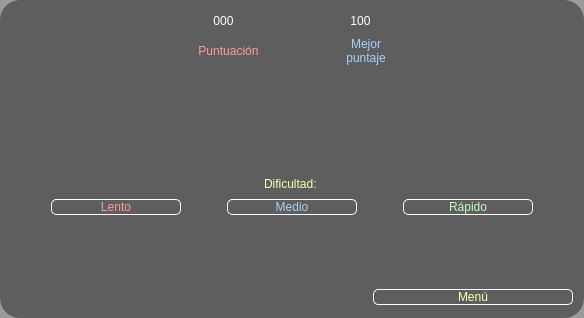
              <widget class="QWidget" name="un_jugador">
               <property name="styleSheet">
                <string notr="true">QWidget {
	background-color: rgba(0, 0, 0, 100); 
	border-radius:20px;
}

QPushButton {
	font: 87 20pt &quot;Txt&quot;;
	background-color: #000000ff;
}

QPushButton:hover {
	background-color: black;
}</string>
               </property>
               <layout class="QVBoxLayout" name="verticalLayout_5">
                <item>
                 <layout class="QHBoxLayout" name="horizontalLayout_11">
                  <item>
                   <spacer name="horizontalSpacer_22">
                    <property name="orientation">
                     <enum>Qt::Horizontal</enum>
                    </property>
                    <property name="sizeHint" stdset="0">
                     <size>
                      <width>40</width>
                      <height>20</height>
                     </size>
                    </property>
                   </spacer>
                  </item>
                  <item>
                   <layout class="QHBoxLayout" name="horizontalLayout_6">
                    <item>
                     <widget class="QLabel" name="label_6">
                      <property name="styleSheet">
                       <string notr="true">font: 700 35pt &quot;MS Sans Serif&quot;;
color: rgb(255, 255, 255);
background-color: #000000ff;
</string>
                      </property>
                      <property name="text">
                       <string>000</string>
                      </property>
                      <property name="alignment">
                       <set>Qt::AlignCenter</set>
                      </property>
                     </widget>
                    </item>
                    <item>
                     <spacer name="horizontalSpacer_9">
                      <property name="orientation">
                       <enum>Qt::Horizontal</enum>
                      </property>
                      <property name="sizeType">
                       <enum>QSizePolicy::Fixed</enum>
                      </property>
                      <property name="sizeHint" stdset="0">
                       <size>
                        <width>110</width>
                        <height>20</height>
                       </size>
                      </property>
                     </spacer>
                    </item>
                    <item>
                     <widget class="QLabel" name="label_8">
                      <property name="styleSheet">
                       <string notr="true">font: 700 35pt &quot;MS Sans Serif&quot;;
color: rgb(255, 255, 255);
background-color: #000000ff;
</string>
                      </property>
                      <property name="text">
                       <string>100</string>
                      </property>
                      <property name="alignment">
                       <set>Qt::AlignCenter</set>
                      </property>
                     </widget>
                    </item>
                   </layout>
                  </item>
                  <item>
                   <spacer name="horizontalSpacer_21">
                    <property name="orientation">
                     <enum>Qt::Horizontal</enum>
                    </property>
                    <property name="sizeHint" stdset="0">
                     <size>
                      <width>40</width>
                      <height>20</height>
                     </size>
                    </property>
                   </spacer>
                  </item>
                 </layout>
                </item>
                <item>
                 <layout class="QHBoxLayout" name="horizontalLayout_12">
                  <item>
                   <spacer name="horizontalSpacer_19">
                    <property name="orientation">
                     <enum>Qt::Horizontal</enum>
                    </property>
                    <property name="sizeHint" stdset="0">
                     <size>
                      <width>40</width>
                      <height>20</height>
                     </size>
                    </property>
                   </spacer>
                  </item>
                  <item>
                   <layout class="QHBoxLayout" name="horizontalLayout_5">
                    <item>
                     <widget class="QLabel" name="label_7">
                      <property name="styleSheet">
                       <string notr="true">font: 87 20pt &quot;Txt&quot;;
color: rgb(255, 156, 156);
background-color: #000000ff;</string>
                      </property>
                      <property name="text">
                       <string>Puntuación</string>
                      </property>
                      <property name="alignment">
                       <set>Qt::AlignCenter</set>
                      </property>
                     </widget>
                    </item>
                    <item>
                     <spacer name="horizontalSpacer_8">
                      <property name="orientation">
                       <enum>Qt::Horizontal</enum>
                      </property>
                      <property name="sizeHint" stdset="0">
                       <size>
                        <width>30</width>
                        <height>20</height>
                       </size>
                      </property>
                     </spacer>
                    </item>
                    <item>
                     <widget class="QLabel" name="label_9">
                      <property name="styleSheet">
                       <string notr="true">font: 87 20pt &quot;Txt&quot;;
color: rgb(165, 210, 255);
background-color: #000000ff;

	</string>
                      </property>
                      <property name="text">
                       <string>Mejor 
puntaje</string>
                      </property>
                      <property name="alignment">
                       <set>Qt::AlignCenter</set>
                      </property>
                     </widget>
                    </item>
                   </layout>
                  </item>
                  <item>
                   <spacer name="horizontalSpacer_20">
                    <property name="orientation">
                     <enum>Qt::Horizontal</enum>
                    </property>
                    <property name="sizeHint" stdset="0">
                     <size>
                      <width>40</width>
                      <height>20</height>
                     </size>
                    </property>
                   </spacer>
                  </item>
                 </layout>
                </item>
                <item>
                 <spacer name="verticalSpacer_7">
                  <property name="orientation">
                   <enum>Qt::Vertical</enum>
                  </property>
                  <property name="sizeType">
                   <enum>QSizePolicy::Fixed</enum>
                  </property>
                  <property name="sizeHint" stdset="0">
                   <size>
                    <width>20</width>
                    <height>40</height>
                   </size>
                  </property>
                 </spacer>
                </item>
                <item>
                 <layout class="QHBoxLayout" name="horizontalLayout_4">
                  <item>
                   <spacer name="horizontalSpacer_6">
                    <property name="orientation">
                     <enum>Qt::Horizontal</enum>
                    </property>
                    <property name="sizeHint" stdset="0">
                     <size>
                      <width>40</width>
                      <height>20</height>
                     </size>
                    </property>
                   </spacer>
                  </item>
                  <item>
                   <widget class="QPushButton" name="iniciar_1jugador">
                    <property name="maximumSize">
                     <size>
                      <width>70</width>
                      <height>70</height>
                     </size>
                    </property>
                    <property name="styleSheet">
                     <string notr="true">QPushButton:hover {
	background-color: qradialgradient(spread:pad, cx:0.5, cy:0.5, radius:0.5, fx:0.5, fy:0.5, stop:0 rgba(0, 255, 69, 255), stop:0.375 rgba(215, 255, 208, 117), stop:0.44 rgba(142, 252, 128, 80), stop:0.710227 rgba(173, 255, 162, 135), stop:0.727273 rgba(255, 255, 255, 255), stop:0.795455 rgba(132, 255, 165, 156), stop:1 rgba(255, 255, 255, 0));
	border-radius:20px;
}</string>
                    </property>
                    <property name="text">
                     <string/>
                    </property>
                    <property name="icon">
                     <iconset>
                      <normaloff>imagenes/play.png</normaloff>imagenes/play.png</iconset>
                    </property>
                    <property name="iconSize">
                     <size>
                      <width>70</width>
                      <height>70</height>
                     </size>
                    </property>
                   </widget>
                  </item>
                  <item>
                   <spacer name="horizontalSpacer_7">
                    <property name="orientation">
                     <enum>Qt::Horizontal</enum>
                    </property>
                    <property name="sizeHint" stdset="0">
                     <size>
                      <width>40</width>
                      <height>20</height>
                     </size>
                    </property>
                   </spacer>
                  </item>
                 </layout>
                </item>
                <item>
                 <spacer name="verticalSpacer_8">
                  <property name="orientation">
                   <enum>Qt::Vertical</enum>
                  </property>
                  <property name="sizeType">
                   <enum>QSizePolicy::Fixed</enum>
                  </property>
                  <property name="sizeHint" stdset="0">
                   <size>
                    <width>20</width>
                    <height>40</height>
                   </size>
                  </property>
                 </spacer>
                </item>
                <item>
                 <widget class="QLabel" name="label_12">
                  <property name="styleSheet">
                   <string notr="true">font: 87 20pt &quot;Txt&quot;;
color: rgb(255, 255, 175);
background-color: #000000ff;

	</string>
                  </property>
                  <property name="text">
                   <string>Dificultad: </string>
                  </property>
                  <property name="alignment">
                   <set>Qt::AlignCenter</set>
                  </property>
                 </widget>
                </item>
                <item>
                 <layout class="QHBoxLayout" name="horizontalLayout_7">
                  <item>
                   <spacer name="horizontalSpacer_11">
                    <property name="orientation">
                     <enum>Qt::Horizontal</enum>
                    </property>
                    <property name="sizeHint" stdset="0">
                     <size>
                      <width>40</width>
                      <height>20</height>
                     </size>
                    </property>
                   </spacer>
                  </item>
                  <item>
                   <widget class="QPushButton" name="lento_2">
                    <property name="minimumSize">
                     <size>
                      <width>130</width>
                      <height>0</height>
                     </size>
                    </property>
                    <property name="styleSheet">
                     <string notr="true">color: rgb(255, 156, 156);
border-radius: 5px;
border: 1px solid white;</string>
                    </property>
                    <property name="text">
                     <string>Lento</string>
                    </property>
                   </widget>
                  </item>
                  <item>
                   <spacer name="horizontalSpacer_10">
                    <property name="orientation">
                     <enum>Qt::Horizontal</enum>
                    </property>
                    <property name="sizeHint" stdset="0">
                     <size>
                      <width>40</width>
                      <height>20</height>
                     </size>
                    </property>
                   </spacer>
                  </item>
                  <item>
                   <widget class="QPushButton" name="medio_2">
                    <property name="minimumSize">
                     <size>
                      <width>130</width>
                      <height>0</height>
                     </size>
                    </property>
                    <property name="styleSheet">
                     <string notr="true">color: rgb(165, 210, 255);
border-radius: 5px;
border: 1px solid white;</string>
                    </property>
                    <property name="text">
                     <string>Medio</string>
                    </property>
                   </widget>
                  </item>
                  <item>
                   <spacer name="horizontalSpacer_12">
                    <property name="orientation">
                     <enum>Qt::Horizontal</enum>
                    </property>
                    <property name="sizeHint" stdset="0">
                     <size>
                      <width>40</width>
                      <height>20</height>
                     </size>
                    </property>
                   </spacer>
                  </item>
                  <item>
                   <widget class="QPushButton" name="rapido_2">
                    <property name="minimumSize">
                     <size>
                      <width>130</width>
                      <height>0</height>
                     </size>
                    </property>
                    <property name="styleSheet">
                     <string notr="true">color: rgb(188, 255, 187);
border-radius: 5px;
border: 1px solid white;</string>
                    </property>
                    <property name="text">
                     <string>Rápido</string>
                    </property>
                   </widget>
                  </item>
                  <item>
                   <spacer name="horizontalSpacer_13">
                    <property name="orientation">
                     <enum>Qt::Horizontal</enum>
                    </property>
                    <property name="sizeHint" stdset="0">
                     <size>
                      <width>40</width>
                      <height>20</height>
                     </size>
                    </property>
                   </spacer>
                  </item>
                 </layout>
                </item>
                <item>
                 <spacer name="verticalSpacer_12">
                  <property name="orientation">
                   <enum>Qt::Vertical</enum>
                  </property>
                  <property name="sizeHint" stdset="0">
                   <size>
                    <width>20</width>
                    <height>64</height>
                   </size>
                  </property>
                 </spacer>
                </item>
                <item>
                 <layout class="QHBoxLayout" name="horizontalLayout_10">
                  <item>
                   <spacer name="horizontalSpacer_18">
                    <property name="orientation">
                     <enum>Qt::Horizontal</enum>
                    </property>
                    <property name="sizeHint" stdset="0">
                     <size>
                      <width>40</width>
                      <height>20</height>
                     </size>
                    </property>
                   </spacer>
                  </item>
                  <item>
                   <widget class="QPushButton" name="menu_puntaje">
                    <property name="minimumSize">
                     <size>
                      <width>200</width>
                      <height>0</height>
                     </size>
                    </property>
                    <property name="maximumSize">
                     <size>
                      <width>200</width>
                      <height>16777215</height>
                     </size>
                    </property>
                    <property name="styleSheet">
                     <string notr="true">color: rgb(255, 255, 175);
border-radius: 5px;
border: 1px solid white;</string>
                    </property>
                    <property name="text">
                     <string>Menú</string>
                    </property>
                   </widget>
                  </item>
                 </layout>
                </item>
               </layout>
              </widget>
